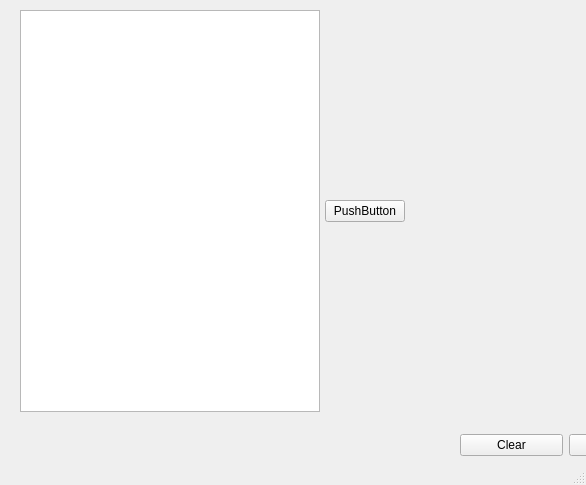
<?xml version="1.0" encoding="UTF-8"?>
<ui version="4.0">
 <class>MainWindow</class>
 <widget class="QMainWindow" name="MainWindow">
  <property name="geometry">
   <rect>
    <x>0</x>
    <y>0</y>
    <width>586</width>
    <height>485</height>
   </rect>
  </property>
  <property name="windowTitle">
   <string>MainWindow</string>
  </property>
  <widget class="QWidget" name="centralwidget">
   <widget class="QWidget" name="layoutWidget">
    <property name="geometry">
     <rect>
      <x>460</x>
      <y>420</y>
      <width>211</width>
      <height>51</height>
     </rect>
    </property>
    <layout class="QHBoxLayout" name="horizontalLayout_2">
     <item>
      <widget class="QPushButton" name="clear">
       <property name="text">
        <string>Clear</string>
       </property>
      </widget>
     </item>
     <item>
      <widget class="QPushButton" name="guardar">
       <property name="text">
        <string>Guardar</string>
       </property>
      </widget>
     </item>
    </layout>
   </widget>
   <widget class="QWidget" name="layoutWidget">
    <property name="geometry">
     <rect>
      <x>20</x>
      <y>10</y>
      <width>690</width>
      <height>402</height>
     </rect>
    </property>
    <layout class="QHBoxLayout" name="horizontalLayout">
     <item>
      <widget class="QPlainTextEdit" name="text1">
       <property name="minimumSize">
        <size>
         <width>300</width>
         <height>400</height>
        </size>
       </property>
      </widget>
     </item>
     <item>
      <widget class="QPushButton" name="pushButton">
       <property name="text">
        <string>PushButton</string>
       </property>
      </widget>
     </item>
     <item>
      <widget class="QWidget" name="widget" native="true">
       <property name="minimumSize">
        <size>
         <width>300</width>
         <height>400</height>
        </size>
       </property>
       <property name="acceptDrops">
        <bool>true</bool>
       </property>
       <property name="autoFillBackground">
        <bool>false</bool>
       </property>
      </widget>
     </item>
    </layout>
   </widget>
  </widget>
  <widget class="QMenuBar" name="menubar">
   <property name="geometry">
    <rect>
     <x>0</x>
     <y>0</y>
     <width>586</width>
     <height>17</height>
    </rect>
   </property>
  </widget>
  <widget class="QStatusBar" name="statusbar"/>
 </widget>
 <resources/>
 <connections/>
</ui>
